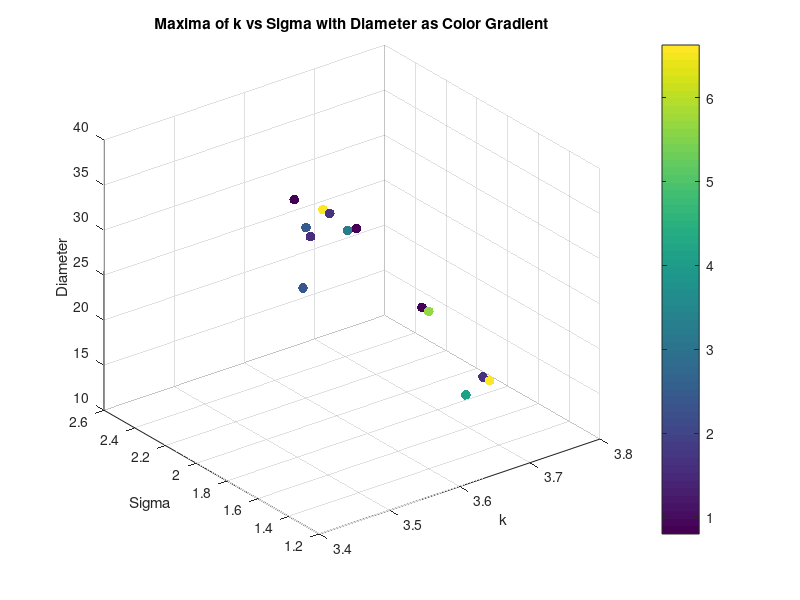

Source code (MATLAB):
clear all;
close all;


% %% Torque Analysis
% load('maxima_data.mat');
% scatter3(maxima_k, maxima_sigma, torque_values, 20, maxima_corr, 'filled');
% xlabel('k');
% ylabel('Sigma');
% zlabel('Torque');
% title('Maxima of k vs Sigma with Torque as Color Gradient');
% colorbar;
% grid on;
% % K means clustering of torque into 10 clusters, taking mean of each cluster k, sigma and corr too
% [cluster_idx, cluster_centers] = kmeans(torque_values', 10);
% % Take the mean of each cluster
% torque_means = zeros(10, 1);
% sigma_means = zeros(10, 1);
% k_means = zeros(10, 1);
% corr_means = zeros(10, 1);
% for i = 1:10
%     torque_means(i) = mean(torque_values(cluster_idx == i));
%     sigma_means(i) = mean(maxima_sigma(cluster_idx == i));
%     k_means(i) = mean(maxima_k(cluster_idx == i));
%     corr_means(i) = mean(maxima_corr(cluster_idx == i));
% end
% % Plot the clusters
% figure;
% scatter3(k_means, sigma_means, torque_means, 50, corr_means, 'filled');
% xlabel('k');
% ylabel('Sigma');
% zlabel('Torque');
% title('Clustered Maxima of k vs Sigma with Torque as Color Gradient');
% colorbar;
% grid on;
% % Ensure data is sorted for polyfit
% [sigma_sorted, sort_idx] = sort(maxima_sigma);
% torque_sorted = torque_values(sort_idx);
% % Display correlation between torque and sigma
% disp('Correlation between Torque and Sigma:');
% disp(corr(torque_sorted', sigma_sorted'));
% % Display correlation between torque and sigma^2
% disp('Correlation between Torque and Sigma^2:');
% disp(corr(torque_sorted', sigma_sorted'.^2));
% % Polyfit for sigma vs torque (order 1 and 2)
% p1_sigma = polyfit(sigma_sorted, torque_sorted, 1);
% % Calculate fitted values and normalized MSE for sigma vs torque
% fitted_torque_p1_sigma = polyval(p1_sigma, sigma_sorted);
% mse_p1_sigma = mean((torque_sorted - fitted_torque_p1_sigma).^2);
% nmse_p1_sigma = mse_p1_sigma / var(torque_sorted);
% % Display results for sigma vs torque
% disp('Sigma vs Torque:');
% disp(['Order 1 nMSE: ', num2str(nmse_p1_sigma)]);
% %display correlation between torque and sigma
% % Plot for sigma vs torque with polynomial fits (first instance)
% figure;
% plot(sigma_sorted, torque_sorted, 'o', 'DisplayName', 'Data');
% hold on;
% plot(sigma_sorted, fitted_torque_p1_sigma, '-r', 'DisplayName', ...
%     ['Order 1 Fit: y = ', num2str(p1_sigma(1)), 'x + ', num2str(p1_sigma(2)), ...
%     ', nMSE = ', num2str(nmse_p1_sigma)]);
% xlabel('Sigma');
% ylabel('Torque');
% title('Sigma vs Torque with Polynomial Fits');
% legend('show');
% grid on;
% % Ensure data is sorted for polyfit
% [sigma_sorted, sort_idx] = sort(sigma_means);
% torque_sorted = torque_means(sort_idx);
% %Display correlation between torque and sigma
% disp('Correlation between Torque and Sigma:');
% disp(corr(torque_sorted, sigma_sorted));
% %Display correlation between torque and sigma^2
% disp('Correlation between Torque and Sigma^2:');
% disp(corr(torque_sorted, sigma_sorted.^2));
% % Polyfit for sigma vs torque (order 1 and 2)
% p1_sigma = polyfit(sigma_sorted, torque_sorted, 1);
% p2_sigma = polyfit(sigma_sorted, torque_sorted, 2);
% % Calculate zitted values and normalized MSE for sigma vs torque
% fitted_torque_p1_sigma = polyval(p1_sigma, sigma_sorted);
% fitted_torque_p2_sigma = polyval(p2_sigma, sigma_sorted);
% mse_p1_sigma = mean((torque_sorted - fitted_torque_p1_sigma).^2);
% mse_p2_sigma = mean((torque_sorted - fitted_torque_p2_sigma).^2);
% nmse_p1_sigma = mse_p1_sigma / var(torque_sorted);
% nmse_p2_sigma = mse_p2_sigma / var(torque_sorted);
% % Display results for sigma vs torque
% disp('Sigma vs Torque:');
% disp(['Order 1 nMSE: ', num2str(nmse_p1_sigma)]);
% disp(['Order 2 nMSE: ', num2str(nmse_p2_sigma)]);
% % Plot for sigma vs torque with polynomial fits (second instance)
% figure;
% plot(sigma_sorted, torque_sorted, 'o', 'DisplayName', 'Data');
% hold on;
% plot(sigma_sorted, fitted_torque_p1_sigma, '-r', 'DisplayName', ...
%     ['Order 1 Fit: y = ', num2str(p1_sigma(1)), 'x + ', num2str(p1_sigma(2)), ...
%     ', nMSE = ', num2str(nmse_p1_sigma)]);
% plot(sigma_sorted, fitted_torque_p2_sigma, '--g', 'DisplayName', ...
%     ['Order 2 Fit: y = ', num2str(p2_sigma(1)), 'x^2 + ', num2str(p2_sigma(2)), ...
%     'x + ', num2str(p2_sigma(3)), ', nMSE = ', num2str(nmse_p2_sigma)]);
% xlabel('Sigma');
% ylabel('Torque');
% title('Sigma vs Torque with Polynomial Fits');
% legend('show');
% grid on;

%% Diameter Analysis
% Saved as diameter_value, k_values(max_k_idx), sigma_values(max_sigma_idx), max_val
load('maxima_data_Diam.mat');

scatter3(maxima_matrix(:, 2), maxima_matrix(:, 3), maxima_matrix(:, 1), 50, maxima_matrix(:, 4), 'filled'); 
xlabel('k');
ylabel('Sigma');
zlabel('Diameter');
title('Maxima of k vs Sigma with Diameter as Color Gradient');
colorbar;
grid on;
